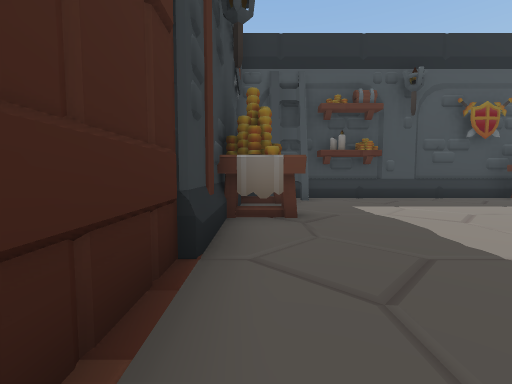
view 1 (above)

12 first-person views from a walk through a scene from a Unity 3-D project. The camera is 1.5 m above the floor, tilts 4° down and sees 90° across. The floor is counted in squares, 2 m on a side. Each view is taken from the middle of a square. On the plan, view 1 faces up. The plan holds only what a view shows up to about 9 squares ahead; the rest is blank. The place goes on beyond the plan.

view 2
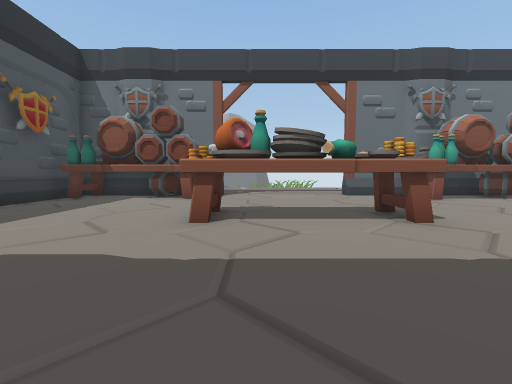

view 3
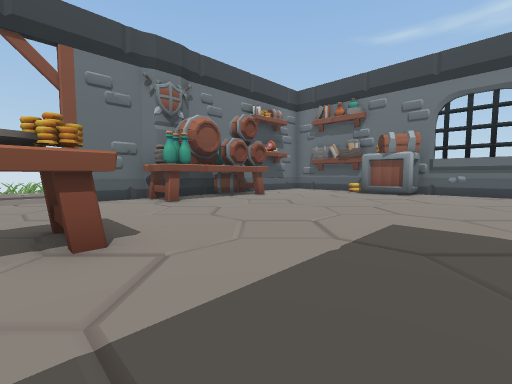

view 4
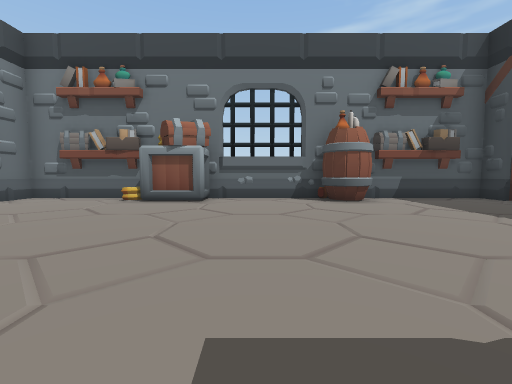

view 5
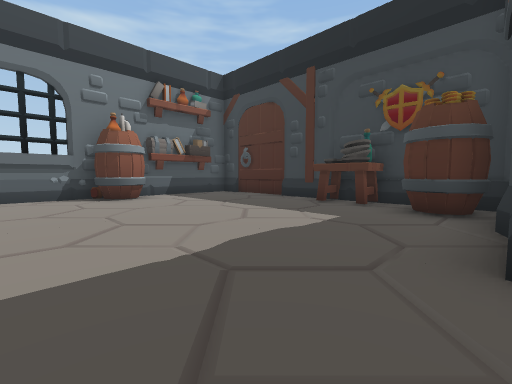

view 6
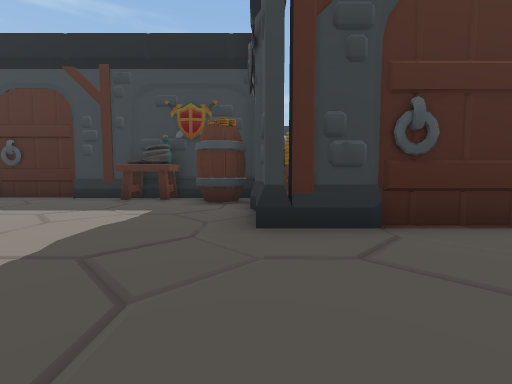

view 7
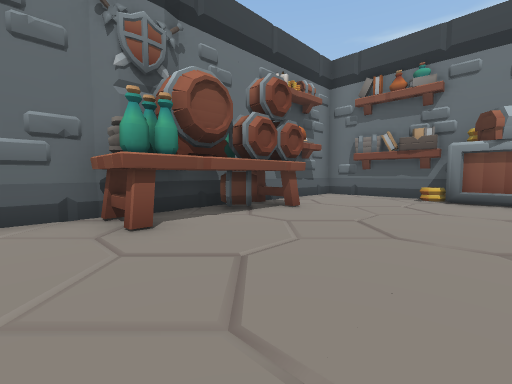

view 8
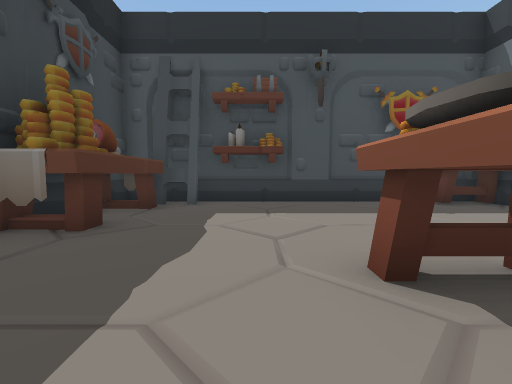

view 9
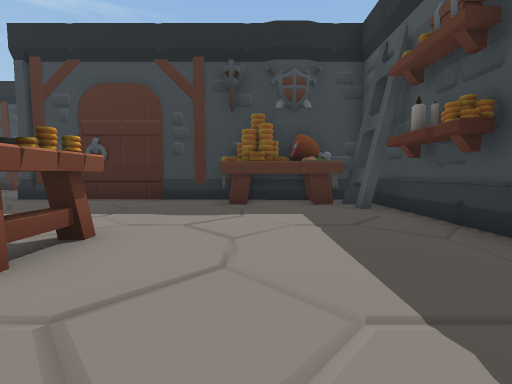

view 10
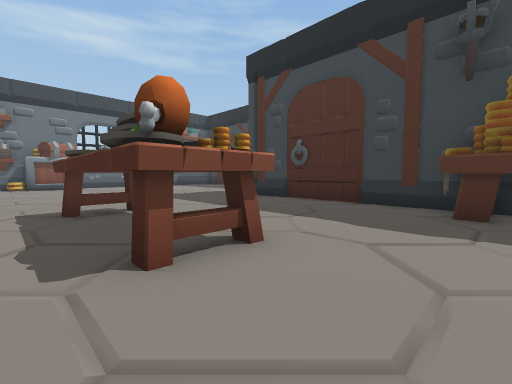

view 11
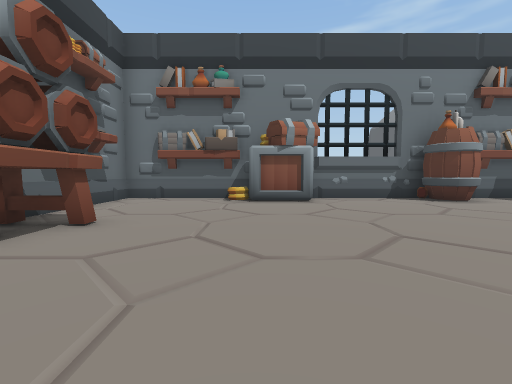

view 12
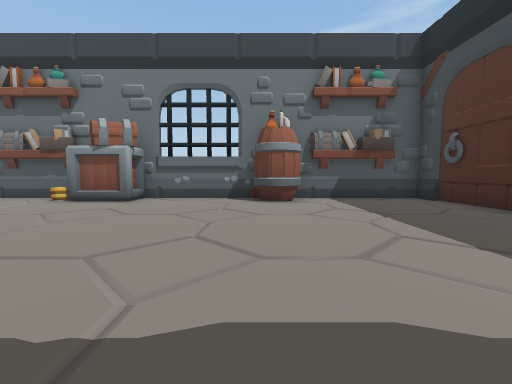

### Floor plan
Key: @ floor where view 1 was taken; # wall or solid block; . floor; = window, fence, low wall or low ledge; T thing the floor can be seen under or through; B barrel; A table; O other object.
Columns run from 5 left of view 1 to 12 right of it. Each row starts with its distance up from view 1.
  8     ###########
  7     #OO......##
  6     #OO......##
  5     #OO......##
  4     #O.......=#
  3     #....OT....
  2     #....TT....
  1     #....TT....
  0     #@...TT.......
 -1     #....TO.......
 -2 #####.........#
 -3  B...........##
 -4 #............##
 -5 AA...........##
 -6 #............##
 -7 #............##
 -8 #.............#
 -9 #.............#
-10 #...BB...O#...#
-11 #########O#####

Positions as (right, up) in squares from view 1, and headings:
1: (0, 0), facing up
2: (0, 2), facing right
3: (1, 0), facing down-right
4: (2, -3), facing down
5: (2, -2), facing down-left
6: (3, -2), facing left
7: (4, -2), facing down-right
8: (3, 1), facing up
9: (7, 5), facing left
10: (6, 5), facing down-left
11: (5, -3), facing down
12: (0, -3), facing down
